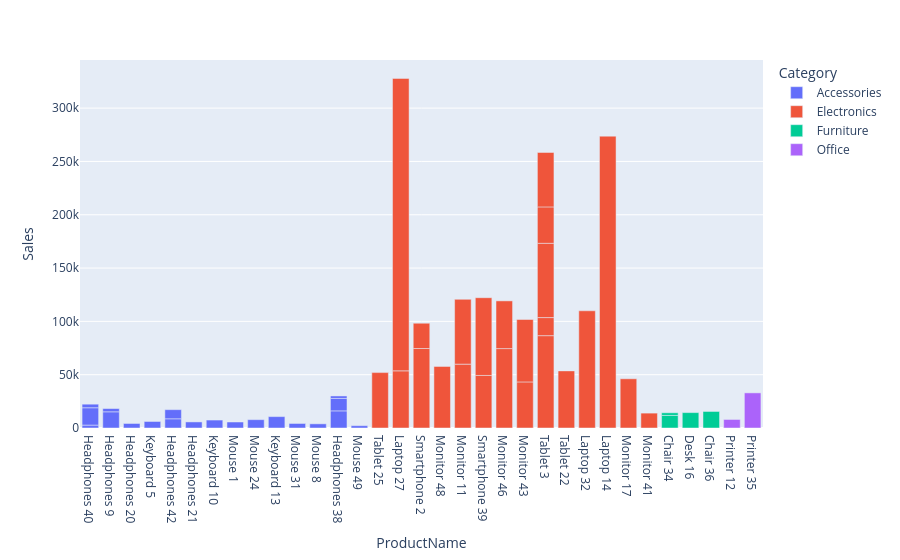

Write notebook code for a chart like this one.
### Code cell
fig = px.bar(
merged,
x="ProductName",
y="Sales",
color="Category"
)
fig.show()

### Figure 1 — Plotly figure (JSON) as saved in the notebook; plotly's stock layout.template omitted (floating-point values rounded to 4 significant figures)
{"data": [{"hovertemplate": "Category=Accessories<br>ProductName=%{x}<br>Sales=%{y}<extra></extra>", "legendgroup": "Accessories", "marker": {"color": "#636efa", "pattern": {"shape": ""}}, "name": "Accessories", "orientation": "v", "showlegend": true, "textposition": "auto", "type": "bar", "x": ["Headphones 40", "Headphones 9", "Headphones 20", "Keyboard 5", "Headphones 42", "Headphones 21", "Keyboard 10", "Mouse 1", "Mouse 24", "Keyboard 13", "Headphones 42", "Mouse 31", "Mouse 8", "Headphones 38", "Headphones 9", "Headphones 38", "Headphones 38", "Headphones 40", "Mouse 49", "Headphones 40"], "xaxis": "x", "y": [2739, 15193, 4252, 6118, 8634, 5706, 7465, 5627, 7815, 10682, 8564, 4250, 3917, 16065, 3035, 11699, 2281, 16251, 2180, 3346], "yaxis": "y"}, {"hovertemplate": "Category=Electronics<br>ProductName=%{x}<br>Sales=%{y}<extra></extra>", "legendgroup": "Electronics", "marker": {"color": "#EF553B", "pattern": {"shape": ""}}, "name": "Electronics", "orientation": "v", "showlegend": true, "textposition": "auto", "type": "bar", "x": ["Tablet 25", "Laptop 27", "Smartphone 2", "Monitor 48", "Monitor 11", "Smartphone 39", "Monitor 46", "Smartphone 2", "Monitor 11", "Monitor 43", "Tablet 3", "Tablet 3", "Laptop 27", "Tablet 3", "Smartphone 39", "Tablet 22", "Laptop 32", "Laptop 14", "Tablet 3", "Monitor 46", "Monitor 17", "Monitor 43", "Tablet 3", "Monitor 41"], "xaxis": "x", "y": [51965, 53615, 74558, 57774, 59904, 49282, 74480, 23702, 60784, 43222, 86594, 16959, 274261, 69661, 72908, 53557, 109927, 273719, 34148, 44744, 46151, 58567, 51077, 13961], "yaxis": "y"}, {"hovertemplate": "Category=Furniture<br>ProductName=%{x}<br>Sales=%{y}<extra></extra>", "legendgroup": "Furniture", "marker": {"color": "#00cc96", "pattern": {"shape": ""}}, "name": "Furniture", "orientation": "v", "showlegend": true, "textposition": "auto", "type": "bar", "x": ["Chair 34", "Chair 34", "Desk 16", "Chair 36"], "xaxis": "x", "y": [11795, 2466, 14441, 15516], "yaxis": "y"}, {"hovertemplate": "Category=Office<br>ProductName=%{x}<br>Sales=%{y}<extra></extra>", "legendgroup": "Office", "marker": {"color": "#ab63fa", "pattern": {"shape": ""}}, "name": "Office", "orientation": "v", "showlegend": true, "textposition": "auto", "type": "bar", "x": ["Printer 12", "Printer 35"], "xaxis": "x", "y": [8000, 32939], "yaxis": "y"}], "layout": {"barmode": "relative", "legend": {"title": {"text": "Category"}, "tracegroupgap": 0}, "margin": {"t": 60}, "xaxis": {"anchor": "y", "domain": [0, 1], "title": {"text": "ProductName"}}, "yaxis": {"anchor": "x", "domain": [0, 1], "title": {"text": "Sales"}}}}
